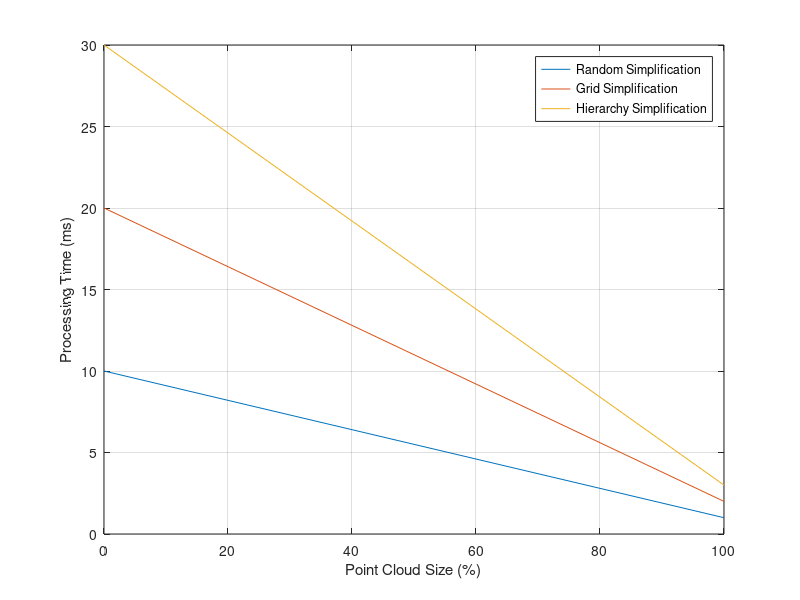

MATLAB code for this plot:
% sampling overhead (time)


keep_ratio = [0, 100];

random_time = linspace(10, 1, length(keep_ratio));
grid_time = linspace(20, 2, length(keep_ratio));
hierarchy_time = linspace(30, 3, length(keep_ratio));

figure(1), clf, hold on
plot(keep_ratio, random_time)
plot(keep_ratio, grid_time)
plot(keep_ratio, hierarchy_time)
xlabel('Point Cloud Size (%)')
ylabel('Processing Time (ms)')
grid on 
box on
legend('Random Simplification', 'Grid Simplification', 'Hierarchy Simplification')
hold off